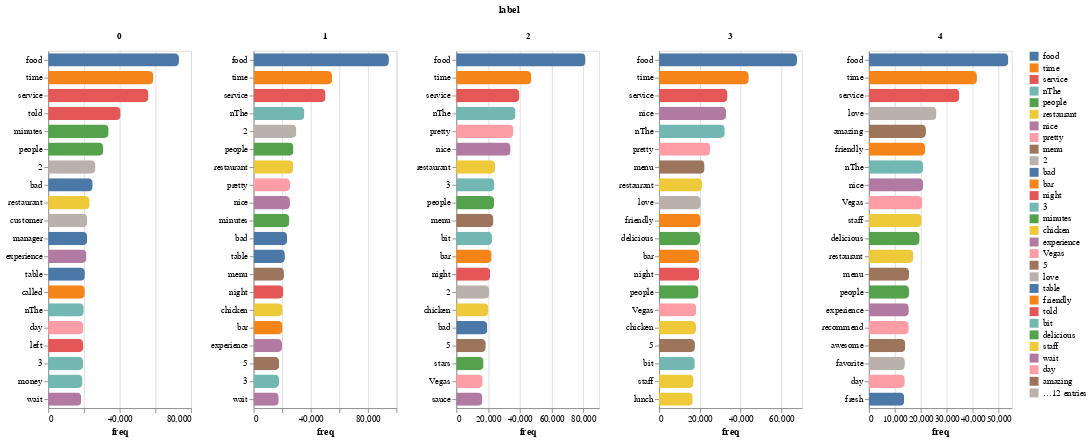

Notebook code cell kept with this figure:
### Code cell
charts["freq"]["BarChart"]

### Figure 1 — Vega specification as saved in the notebook (floating-point values rounded to 4 significant figures)
{"$schema": "https://vega.github.io/schema/vega/v5.json", "data": [{"name": "source_0", "values": [{"label": "4", "ngram": "food", "value": 53671, "rank": 1}, {"label": "4", "ngram": "time", "value": 41596, "rank": 2}, {"label": "4", "ngram": "service", "value": 34800, "rank": 3}, {"label": "4", "ngram": "love", "value": 25986, "rank": 4}, {"label": "4", "ngram": "amazing", "value": 21956, "rank": 5}, {"label": "4", "ngram": "friendly", "value": 21672, "rank": 6}, {"label": "4", "ngram": "nThe", "value": 20907, "rank": 7}, {"label": "4", "ngram": "nice", "value": 20898, "rank": 8}, {"label": "4", "ngram": "Vegas", "value": 20599, "rank": 9}, {"label": "4", "ngram": "staff", "value": 20349, "rank": 10}, {"label": "4", "ngram": "delicious", "value": 19544, "rank": 11}, {"label": "4", "ngram": "restaurant", "value": 17142, "rank": 12}, {"label": "4", "ngram": "menu", "value": 15464, "rank": 13}, {"label": "4", "ngram": "people", "value": 15454, "rank": 14}, {"label": "4", "ngram": "experience", "value": 15368, "rank": 15}, {"label": "4", "ngram": "recommend", "value": 15341, "rank": 16}, {"label": "4", "ngram": "awesome", "value": 14052, "rank": 17}, {"label": "4", "ngram": "favorite", "value": 13852, "rank": 18}, {"label": "4", "ngram": "day", "value": 13816, "rank": 19}, {"label": "4", "ngram": "fresh", "value": 13591, "rank": 20}, {"label": "1", "ngram": "food", "value": 94687, "rank": 1}, {"label": "1", "ngram": "time", "value": 54954, "rank": 2}, {"label": "1", "ngram": "service", "value": 50381, "rank": 3}, {"label": "1", "ngram": "nThe", "value": 35540, "rank": 4}, {"label": "1", "ngram": "2", "value": 29907, "rank": 5}, {"label": "1", "ngram": "people", "value": 27899, "rank": 6}, {"label": "1", "ngram": "restaurant", "value": 27759, "rank": 7}, {"label": "1", "ngram": "pretty", "value": 25472, "rank": 8}, {"label": "1", "ngram": "nice", "value": 25466, "rank": 9}, {"label": "1", "ngram": "minutes", "value": 25029, "rank": 10}, {"label": "1", "ngram": "bad", "value": 23509, "rank": 11}, {"label": "1", "ngram": "table", "value": 21892, "rank": 12}, {"label": "1", "ngram": "menu", "value": 21237, "rank": 13}, {"label": "1", "ngram": "night", "value": 20784, "rank": 14}, {"label": "1", "ngram": "chicken", "value": 20228, "rank": 15}, {"label": "1", "ngram": "bar", "value": 20214, "rank": 16}, {"label": "1", "ngram": "experience", "value": 19876, "rank": 17}, {"label": "1", "ngram": "5", "value": 17867, "rank": 18}, {"label": "1", "ngram": "3", "value": 17813, "rank": 19}, {"label": "1", "ngram": "wait", "value": 17576, "rank": 20}, {"label": "3", "ngram": "food", "value": 67604, "rank": 1}, {"label": "3", "ngram": "time", "value": 43968, "rank": 2}, {"label": "3", "ngram": "service", "value": 33573, "rank": 3}, {"label": "3", "ngram": "nice", "value": 32839, "rank": 4}, {"label": "3", "ngram": "nThe", "value": 32220, "rank": 5}, {"label": "3", "ngram": "pretty", "value": 25145, "rank": 6}, {"label": "3", "ngram": "menu", "value": 22298, "rank": 7}, {"label": "3", "ngram": "restaurant", "value": 21059, "rank": 8}, {"label": "3", "ngram": "love", "value": 20461, "rank": 9}, {"label": "3", "ngram": "friendly", "value": 20382, "rank": 10}, {"label": "3", "ngram": "delicious", "value": 20064, "rank": 11}, {"label": "3", "ngram": "bar", "value": 19729, "rank": 12}, {"label": "3", "ngram": "night", "value": 19658, "rank": 13}, {"label": "3", "ngram": "people", "value": 19345, "rank": 14}, {"label": "3", "ngram": "Vegas", "value": 18231, "rank": 15}, {"label": "3", "ngram": "chicken", "value": 18131, "rank": 16}, {"label": "3", "ngram": "5", "value": 17593, "rank": 17}, {"label": "3", "ngram": "bit", "value": 17535, "rank": 18}, {"label": "3", "ngram": "staff", "value": 16952, "rank": 19}, {"label": "3", "ngram": "lunch", "value": 16500, "rank": 20}, {"label": "0", "ngram": "food", "value": 73208, "rank": 1}, {"label": "0", "ngram": "time", "value": 58869, "rank": 2}, {"label": "0", "ngram": "service", "value": 56141, "rank": 3}, {"label": "0", "ngram": "told", "value": 40547, "rank": 4}, {"label": "0", "ngram": "minutes", "value": 33822, "rank": 5}, {"label": "0", "ngram": "people", "value": 30830, "rank": 6}, {"label": "0", "ngram": "2", "value": 26418, "rank": 7}, {"label": "0", "ngram": "bad", "value": 24909, "rank": 8}, {"label": "0", "ngram": "restaurant", "value": 23215, "rank": 9}, {"label": "0", "ngram": "customer", "value": 21879, "rank": 10}, {"label": "0", "ngram": "manager", "value": 21799, "rank": 11}, {"label": "0", "ngram": "experience", "value": 21443, "rank": 12}, {"label": "0", "ngram": "table", "value": 20515, "rank": 13}, {"label": "0", "ngram": "called", "value": 20466, "rank": 14}, {"label": "0", "ngram": "nThe", "value": 19899, "rank": 15}, {"label": "0", "ngram": "day", "value": 19632, "rank": 16}, {"label": "0", "ngram": "left", "value": 19605, "rank": 17}, {"label": "0", "ngram": "3", "value": 19503, "rank": 18}, {"label": "0", "ngram": "money", "value": 19168, "rank": 19}, {"label": "0", "ngram": "wait", "value": 18536, "rank": 20}, {"label": "2", "ngram": "food", "value": 81385, "rank": 1}, {"label": "2", "ngram": "time", "value": 47289, "rank": 2}, {"label": "2", "ngram": "service", "value": 39698, "rank": 3}, {"label": "2", "ngram": "nThe", "value": 37331, "rank": 4}, {"label": "2", "ngram": "pretty", "value": 35938, "rank": 5}, {"label": "2", "ngram": "nice", "value": 34196, "rank": 6}, {"label": "2", "ngram": "restaurant", "value": 24409, "rank": 7}, {"label": "2", "ngram": "3", "value": 24014, "rank": 8}, {"label": "2", "ngram": "people", "value": 23876, "rank": 9}, {"label": "2", "ngram": "menu", "value": 23355, "rank": 10}, {"label": "2", "ngram": "bit", "value": 22467, "rank": 11}, {"label": "2", "ngram": "bar", "value": 22256, "rank": 12}, {"label": "2", "ngram": "night", "value": 21325, "rank": 13}, {"label": "2", "ngram": "2", "value": 20642, "rank": 14}, {"label": "2", "ngram": "chicken", "value": 20217, "rank": 15}, {"label": "2", "ngram": "bad", "value": 19564, "rank": 16}, {"label": "2", "ngram": "5", "value": 18560, "rank": 17}, {"label": "2", "ngram": "stars", "value": 17157, "rank": 18}, {"label": "2", "ngram": "Vegas", "value": 16613, "rank": 19}, {"label": "2", "ngram": "sauce", "value": 16406, "rank": 20}]}, {"name": "column_domain", "values": [{"label": "4", "count": 20}, {"label": "1", "count": 20}, {"label": "3", "count": 20}, {"label": "0", "count": 20}, {"label": "2", "count": 20}]}, {"name": "data_2"}, {"name": "source_0_color_domain_ngram", "values": [{"ngram": "food", "sort_field": 370555}, {"ngram": "time", "sort_field": 246676}, {"ngram": "service", "sort_field": 214593}, {"ngram": "love", "sort_field": 46447}, {"ngram": "amazing", "sort_field": 21956}, {"ngram": "friendly", "sort_field": 42054}, {"ngram": "nThe", "sort_field": 145897}, {"ngram": "nice", "sort_field": 113399}, {"ngram": "Vegas", "sort_field": 55443}, {"ngram": "staff", "sort_field": 37301}, {"ngram": "delicious", "sort_field": 39608}, {"ngram": "restaurant", "sort_field": 113584}, {"ngram": "menu", "sort_field": 82354}, {"ngram": "people", "sort_field": 117404}, {"ngram": "experience", "sort_field": 56687}, {"ngram": "recommend", "sort_field": 15341}, {"ngram": "awesome", "sort_field": 14052}, {"ngram": "favorite", "sort_field": 13852}, {"ngram": "day", "sort_field": 33448}, {"ngram": "fresh", "sort_field": 13591}, {"ngram": "2", "sort_field": 76967}, {"ngram": "pretty", "sort_field": 86555}, {"ngram": "minutes", "sort_field": 58851}, {"ngram": "bad", "sort_field": 67982}, {"ngram": "table", "sort_field": 42407}, {"ngram": "night", "sort_field": 61767}, {"ngram": "chicken", "sort_field": 58576}, {"ngram": "bar", "sort_field": 62199}, {"ngram": "5", "sort_field": 54020}, {"ngram": "3", "sort_field": 61330}, {"ngram": "wait", "sort_field": 36112}, {"ngram": "bit", "sort_field": 40002}, {"ngram": "lunch", "sort_field": 16500}, {"ngram": "told", "sort_field": 40547}, {"ngram": "customer", "sort_field": 21879}, {"ngram": "manager", "sort_field": 21799}, {"ngram": "called", "sort_field": 20466}, {"ngram": "left", "sort_field": 19605}, {"ngram": "money", "sort_field": 19168}, {"ngram": "stars", "sort_field": 17157}, {"ngram": "sauce", "sort_field": 16406}]}], "signals": [{"name": "child_width", "value": 160}, {"name": "child_y_step", "value": 20}, {"name": "param_3", "value": "", "bind": {"input": "search", "placeholder": "insert token...", "name": "Filter by token "}}], "marks": [{"type": "group", "name": "column-title", "title": {"text": "label", "style": "guide-title", "offset": 10}, "role": "column-title"}, {"type": "group", "name": "column_header", "from": {"data": "column_domain"}, "sort": {"field": "datum[\"label\"]", "order": "ascending"}, "encode": {"update": {"width": {"signal": "child_width"}}}, "title": {"text": {"signal": "isValid(parent[\"label\"]) ? parent[\"label\"] : \"\"+parent[\"label\"]"}, "frame": "group", "fontWeight": "bold", "offset": 10, "style": "guide-label"}, "role": "column-header"}, {"type": "group", "name": "cell", "from": {"facet": {"data": "source_0", "name": "facet", "groupby": ["label"], "aggregate": {"fields": ["ngram"], "ops": ["distinct"], "as": ["distinct_ngram"]}}}, "sort": {"field": ["datum[\"label\"]"], "order": ["ascending"]}, "encode": {"update": {"height": {"signal": "bandspace(datum[\"distinct_ngram\"], 0.1, 0.05) * child_y_step"}, "width": {"signal": "child_width"}}}, "data": [{"name": "data_0", "source": "facet", "transform": [{"type": "stack", "field": "value", "groupby": ["ngram"], "sort": {"field": [], "order": []}, "as": ["value_start", "value_end"], "offset": "zero"}, {"type": "filter", "expr": "isValid(datum[\"value\"]) && isFinite(+datum[\"value\"])"}]}, {"name": "facet_child_y_domain_ngram_2", "source": "facet", "transform": [{"type": "aggregate", "groupby": ["ngram"], "fields": ["value"], "ops": ["sum"], "as": ["sort_field"]}, {"type": "project", "fields": ["ngram", "sort_field"]}]}], "marks": [{"type": "group", "from": {"facet": {"data": "data_0", "name": "stack_group_child_main", "groupby": ["ngram"], "aggregate": {"fields": ["value_start", "value_start", "value_end", "value_end"], "ops": ["min", "max", "min", "max"]}}}, "encode": {"update": {"cornerRadiusTopRight": {"value": 5}, "height": {"value": 15}, "x": {"signal": "min(scale('child_x',datum[\"min_value_start\"]),scale('child_x',datum[\"max_value_start\"]),scale('child_x',datum[\"min_value_end\"]),scale('child_x',datum[\"max_value_end\"]))"}, "clip": {"value": true}, "cornerRadiusBottomRight": {"value": 5}, "yc": {"field": "ngram", "scale": "child_y", "band": 0.5}, "x2": {"signal": "max(scale('child_x',datum[\"min_value_start\"]),scale('child_x',datum[\"max_value_start\"]),scale('child_x',datum[\"min_value_end\"]),scale('child_x',datum[\"max_value_end\"]))"}}}, "marks": [{"type": "group", "encode": {"update": {"x": {"field": {"signal": null, "datum": null, "group": "x", "parent": null}, "mult": -1}, "height": {"field": {"signal": null, "datum": null, "group": "height", "parent": null}}}}, "marks": [{"type": "rect", "name": "child_marks", "from": {"data": "stack_group_child_main"}, "encode": {"update": {"x": {"field": "value_end", "scale": "child_x"}, "height": {"field": {"signal": null, "datum": null, "group": "height", "parent": null}}, "fill": [{"field": "ngram", "scale": "color", "test": "test(regexp(param_3,'i'),datum.ngram)"}, {"value": ""}], "tooltip": {"signal": "{\"token\": isValid(datum[\"ngram\"]) ? datum[\"ngram\"] : \"\"+datum[\"ngram\"], \"freq value\": format(datum[\"value\"], \"\")}"}, "opacity": [{"value": 1, "test": "test(regexp(param_3,'i'),datum.ngram)"}, {"value": 0}], "x2": {"field": "value_start", "scale": "child_x"}}}, "style": ["bar"]}]}]}], "scales": [{"name": "child_x", "type": "linear", "domain": {"data": "data_0", "fields": ["value_start", "value_end"]}, "range": [0, {"signal": "child_width"}], "zero": true, "nice": true}, {"name": "child_y", "type": "band", "domain": {"data": "facet_child_y_domain_ngram_2", "field": "ngram", "sort": {"op": "max", "field": "sort_field", "order": "descending"}}, "range": {"step": {"signal": "child_y_step"}}, "paddingInner": 0.1, "paddingOuter": 0.05}], "axes": [{"scale": "child_x", "ticks": false, "zindex": 0, "gridScale": "child_y", "tickCount": {"signal": "ceil(child_width/40)"}, "maxExtent": 0, "grid": true, "domain": false, "orient": "bottom", "labels": false, "minExtent": 0, "aria": false}, {"scale": "child_x", "orient": "bottom", "labelOverlap": true, "zindex": 0, "tickCount": {"signal": "ceil(child_width/40)"}, "title": "freq", "grid": false, "labelFlush": true}, {"scale": "child_y", "grid": false, "zindex": 0, "orient": "left"}], "style": "cell"}], "scales": [{"name": "color", "type": "ordinal", "domain": {"data": "source_0_color_domain_ngram", "field": "ngram", "sort": {"op": "max", "field": "sort_field", "order": "descending"}}, "range": "category"}], "padding": 5, "background": "white", "legends": [{"fill": "color", "symbolType": "square", "encode": {"symbols": {"update": {"opacity": {"value": 1}}}}}], "layout": {"padding": 20, "offset": {"columnTitle": 10}, "columns": {"signal": "length(data('column_domain'))"}, "bounds": "full", "align": "none", "center": true}}
